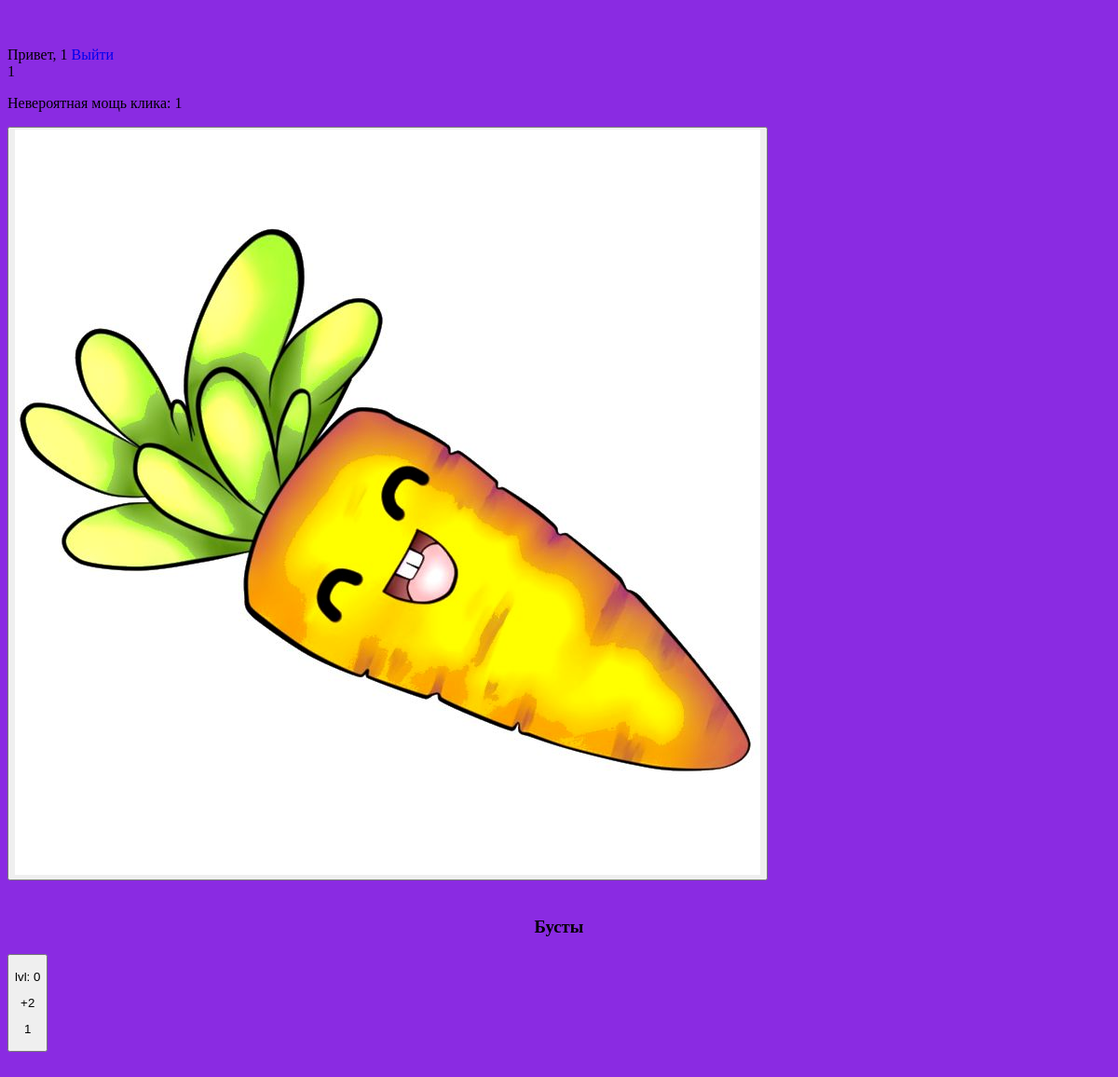
The page /app/ (signed in) on the database as committed earlier.
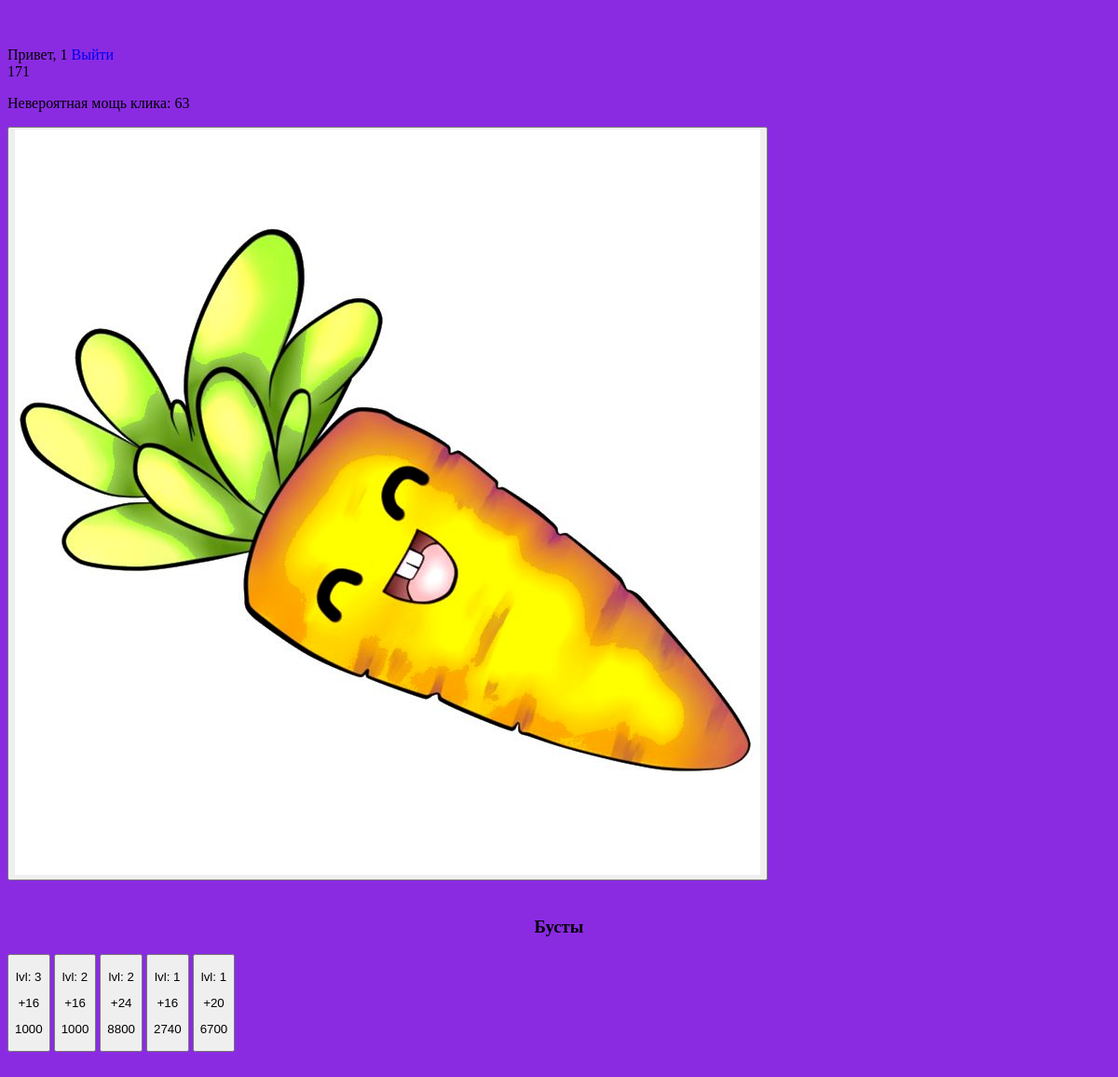
The same page on the database as committed later.
### backend/models.py (models this page shows, shortened)
class Core(models.Model):
    user = models.OneToOneField(User, null=False, on_delete=models.CASCADE)
    coins = models.IntegerField(default=0)
    click_power = models.IntegerField(default=1)
    level = models.IntegerField(default=1)

class Boost(models.Model):
    core = models.ForeignKey(Core, null=False, on_delete=models.CASCADE)
    lvl = models.IntegerField(default=0)
    price = models.IntegerField(default=10)
    power = models.IntegerField(default=1)

### myapp/views.py (the view)
# urls.py: path('', index, name='index'),
def index(request):
    coreModel = apps.get_model('backend', 'Core')
    boostsModel = apps.get_model('backend', 'Boost')
    core = get_object_or_404(coreModel, user=request.user)
    boosts = boostsModel.objects.filter(core=core)
    return render(request, 'index.html',
                  {'core': core,
                   'boosts': boosts,
                   })

### frontend/templates/index.html (shortened to what this page needs)
{% load static %}
<!DOCTYPE html>
<html lang="ru">
  <head>
      <link rel="stylesheet" href="{% static 'frontend/css/style.css' %}">
  </head>
  <body>
    <main class="app">
        <nav class="nav">
            Привет, {{user.username}}
            <a href="{% url 'logout' %}">Выйти</a>
        </nav>
        <div class="container">
            <div id='coins'>{{core.coins}}</div>
            <p>
                Невероятная мощь клика: <span id="click_power">{{ core.click_power }}</span>
            </p>
        </div>
        <div id="gamearea">
            <button id="morkovka" onclick="call_click()">
                    <img src="../static/frontend/photos/morkov.png" alt="morkovka">
            </button>
        </div>
        <aside class="boosts" id="boosts">
            <h3>Бусты</h3>
            <div class="boosts-holder" id="boosts-holder">
                {% for boost in boosts %}
                    <button class="boost" id="boost_{{boost.id}}" onclick="buy_boost({{boost.id}})">
                        <p>lvl: <span id="boost_level">{{boost.lvl}}</span></p>
                        <p>+<span id="boost_power">{{boost.power}}</span></p>
                        <p><span id="boost_price">{{boost.price}}</span></p>
                    </button>
                {% endfor %}
            </div>
        </aside>
    </main>
  </body>
</html>

Rows that differ between the two databases and show on the page:
changed Core: coins "1" → "171"; click_power "1" → "63"
changed Boost (number 1 of 5 on the later page): lvl "0" → "3"; power "2" → "16"; price "1" → "1000"
added Boost: lvl "2", power "16", price "1000"
added Boost: lvl "2", power "24", price "8800"
added Boost: lvl "1", power "16", price "2740"
added Boost: lvl "1", power "20", price "6700"
